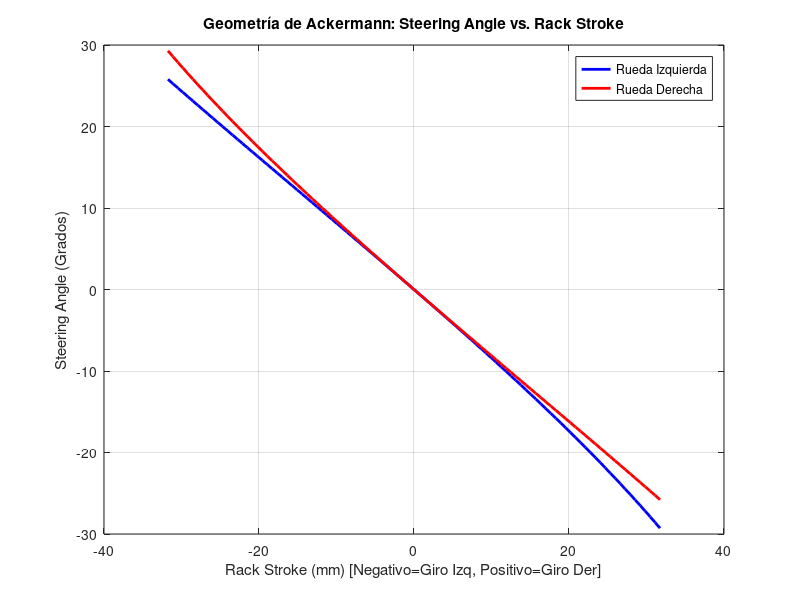

Write MATLAB code to recreate this figure.
% =========================================================================
% Simulación: Ackermann Steering Angle vs Stroke
% =========================================================================
clear; clc; close all;

% --- 1. PARÁMETROS GEOMÉTRICOS ---
W_kp = 1101.21;     % Distancia transversal entre Kingpins (mm)
R_arm = 71.00;      % Longitud del steering arm (mm)
Y_rack = 40.00;     % Offset longitudinal de la cremallera (mm)
stroke_max = 31.75; % Recorrido máximo del rack (mm)

% Ángulo inicial: El diagrama marca 15.78° desde la vertical. 
% Lo pasamos al plano cartesiano restándolo de 90°.
theta_0_izq = deg2rad(90 - 15.78); 

% Coordenadas iniciales (Origen 0,0 en el Kingpin Izquierdo)
Bx_izq_0 = R_arm * cos(theta_0_izq);
By_izq_0 = R_arm * sin(theta_0_izq);

% El diagrama muestra una distancia en X de 441.96 mm para la bieleta
Rx_izq_0 = Bx_izq_0 + 441.96; 
Ry_0 = Y_rack;

% Calculamos la longitud real de la bieleta (L_tie) usando el teorema de Pitágoras
L_tie = sqrt((Rx_izq_0 - Bx_izq_0)^2 + (Ry_0 - By_izq_0)^2);

% Ángulo estático de la llanta derecha (Es un espejo de la izquierda)
theta_0_der = pi - theta_0_izq; 

% --- 2. VECTORES DE SIMULACIÓN ---
stroke = linspace(-stroke_max, stroke_max, 100); 
steer_izq = zeros(1, length(stroke));
steer_der = zeros(1, length(stroke));

options = optimset('Display', 'off'); 

% --- 3. SOLUCIÓN CINEMÁTICA ---
for i = 1:length(stroke)
    s = stroke(i); % Desplazamiento de la cremallera
    
    % Cinemática Rueda Izquierda
    Rx_izq = Rx_izq_0 + s;
    fun_izq = @(t) (R_arm*cos(t) - Rx_izq)^2 + (R_arm*sin(t) - Ry_0)^2 - L_tie^2;
    theta_sol_izq = fzero(fun_izq, theta_0_izq, options);
    steer_izq(i) = rad2deg(theta_sol_izq - theta_0_izq);
    
    % Cinemática Rueda Derecha
    Rx_der_0 = W_kp - Rx_izq_0;
    Rx_der = Rx_der_0 + s;
    fun_der = @(t) (W_kp + R_arm*cos(t) - Rx_der)^2 + (R_arm*sin(t) - Ry_0)^2 - L_tie^2;
    theta_sol_der = fzero(fun_der, theta_0_der, options);
    steer_der(i) = rad2deg(theta_sol_der - theta_0_der);
end

% --- 4. GRAFICAR RESULTADOS ---
figure('Name', 'Cinemática de Dirección FSAE', 'NumberTitle', 'off');
plot(stroke, steer_izq, 'b-', 'LineWidth', 2); hold on;
plot(stroke, steer_der, 'r-', 'LineWidth', 2);
grid on;
title('Geometría de Ackermann: Steering Angle vs. Rack Stroke');
xlabel('Rack Stroke (mm) [Negativo=Giro Izq, Positivo=Giro Der]');
ylabel('Steering Angle (Grados)');
legend('Rueda Izquierda', 'Rueda Derecha', 'Location', 'Best');

% --- 5. IMPRESIÓN DE VALIDACIÓN ---
fprintf('--- VALIDACIÓN CON DIAGRAMA FSAE ---\n');
fprintf('Ángulo Rueda Izq al tope (Stroke %.2f): %.2f°\n', stroke_max, abs(steer_izq(end)));
fprintf('Ángulo Rueda Der al tope (Stroke %.2f): %.2f°\n', stroke_max, abs(steer_der(end)));
